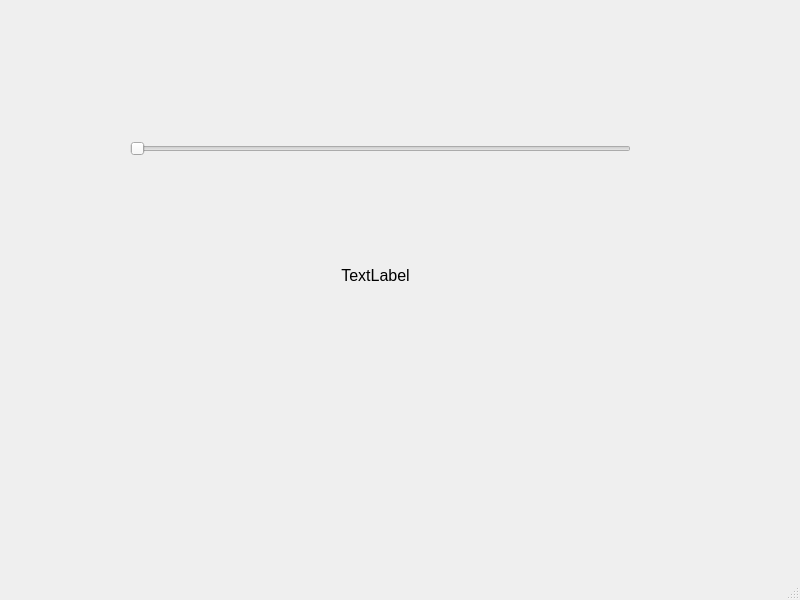
<?xml version="1.0" encoding="UTF-8"?>
<ui version="4.0">
 <class>MainWindow</class>
 <widget class="QMainWindow" name="MainWindow">
  <property name="geometry">
   <rect>
    <x>0</x>
    <y>0</y>
    <width>800</width>
    <height>600</height>
   </rect>
  </property>
  <property name="windowTitle">
   <string>MainWindow</string>
  </property>
  <widget class="QWidget" name="centralwidget">
   <widget class="QSlider" name="slider">
    <property name="geometry">
     <rect>
      <x>130</x>
      <y>140</y>
      <width>501</width>
      <height>17</height>
     </rect>
    </property>
    <property name="minimum">
     <number>1</number>
    </property>
    <property name="maximum">
     <number>100</number>
    </property>
    <property name="orientation">
     <enum>Qt::Horizontal</enum>
    </property>
   </widget>
   <widget class="QLabel" name="lbl_out">
    <property name="geometry">
     <rect>
      <x>140</x>
      <y>230</y>
      <width>471</width>
      <height>91</height>
     </rect>
    </property>
    <property name="font">
     <font>
      <pointsize>12</pointsize>
     </font>
    </property>
    <property name="text">
     <string>TextLabel</string>
    </property>
    <property name="alignment">
     <set>Qt::AlignCenter</set>
    </property>
   </widget>
  </widget>
  <widget class="QMenuBar" name="menubar">
   <property name="geometry">
    <rect>
     <x>0</x>
     <y>0</y>
     <width>800</width>
     <height>22</height>
    </rect>
   </property>
  </widget>
  <widget class="QStatusBar" name="statusbar"/>
 </widget>
 <resources/>
 <connections/>
</ui>
